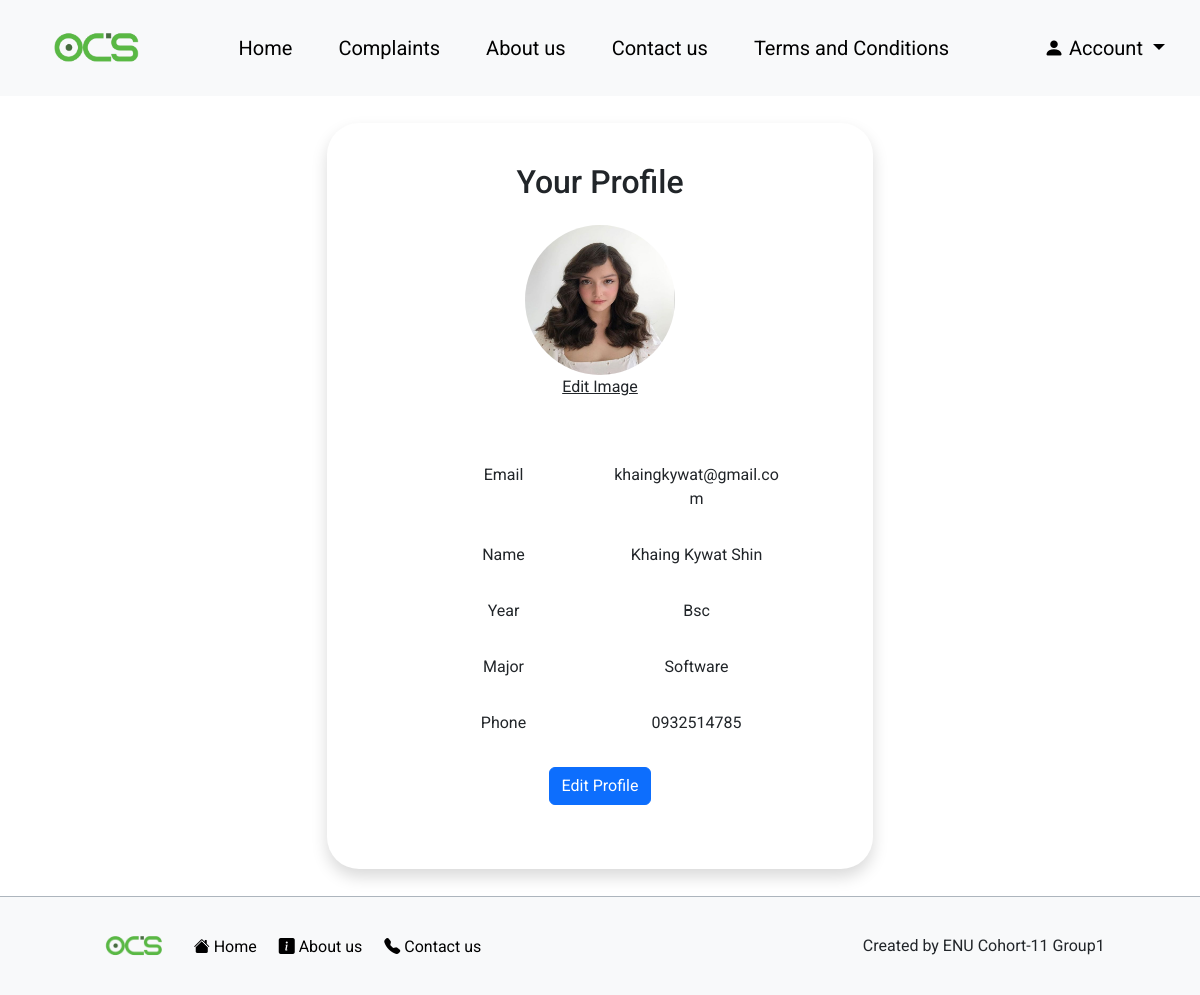
The app's page /profile (signed in) with its own data.
### website/models.py (models this page shows)
class Student(db.Model):
    id = db.Column(db.Integer, primary_key=True)
    student_name = db.Column(db.String(255), nullable=False)
    student_email = db.Column(db.String(255), nullable=False)
    student_password = db.Column(db.String(255), nullable=False)
    student_image = db.Column(db.String(255), nullable=False)
    student_year = db.Column(db.String(255), nullable=False)
    student_major = db.Column(db.String(255), nullable=False)
    student_phone = db.Column(db.String(255), nullable=False)
    complaints = db.relationship('Complaints')

### app.py (the view)
@app.route('/profile', methods=['GET', 'POST'])
def clientProfile():
    if 'student_id' not in session:
        return redirect(url_for('SignIn'))
    else:
        return clientprofile()

### website/clientfeatures.py (called while the page is built, shortened)
def clientprofile():
    user_id = session.get('student_id')
    student = Student.query.get(user_id)
    if student:
        return render_template('clientprofile.html', user=student)
    session.pop('student_id', None)
    return render_template('homepage.html')

### website/templates/clientprofile.html (shortened to what this page needs)
{% extends "clientlayout.html" %} {% block title %}Profile{% endblock%} {% block content %}
<div class="container d-flex justify-content-center align-items-center min-vh-100">
  <div
    class="p-3 body rounded-5 bg-white shadow box-area"
    style=" width: 50%"
  >
    <div class="container text-center">
      <h2 class="m-4">Your Profile</h2>
        <div>
          <img
            src="{{ url_for('static', filename='images/'+ user.student_image) }}"
            alt="Welcome Image"
            class="img-fluid rounded-circle"
            style="width: 150px; height: 150px"
          />
          <form enctype="multipart/form-data" method="POST" style="margin-top:0;padding-top:0;padding-bottom:0">
            <label for="profileImage" style="text-decoration: underline">
              Edit Image
            </label>
          </form>
        </div>
        <div class="m-5">
          <div class="row p-3">
            <div class="col-md-6">Email</div>
            <div class="col-md-6" style="overflow-wrap:break-word;">{{ user.student_email }}</div>
          </div>
          <div class="row p-3">
            <div class=" col-md-6">Name</div>
            <div class=" col-md-6">{{ user.student_name}}</div>
          </div>
          <div class="row p-3">
            <div class="col-md-6">Year</div>
            <div class="col-md-6">{{ user.student_year }}</div>
          </div>
          <div class="row p-3">
            <div class="col-md-6">Major</div>
            <div class="col-md-6">{{ user.student_major }}</div>
          </div>
          <div class="row p-3">
            <div class="col-md-6">Phone</div>
            <div class="col-md-6">{{ user.student_phone }}</div>
          </div>
          <div class="mt-3">
            <button class="btn btn-primary" data-bs-toggle="modal" data-bs-target="#editprofileModal">
              Edit Profile
            </button>
          </div>
        </div>
      </div>
      </div>
    </div>
</div>
{% endblock %}

### website/static/css/clientcss.css (style rules this page uses)
body { margin: 0; padding: 0; background-color: white; font-family: "Roboto", sans-serif; }
html { scroll-behavior: smooth; }
.container { border-radius: 5px; width: 100%; }
.img-fluid { max-width: 100%; height: auto; }
form { padding: 2.3rem 2.2rem; z-index: 10; overflow: hidden; position: relative; }

### records on screen
Student: student_image (picture), student_email "khaingkywat@gmail.com", student_name "Khaing Kywat Shin", student_year "Bsc", student_major "Software", student_phone "0932514785"
